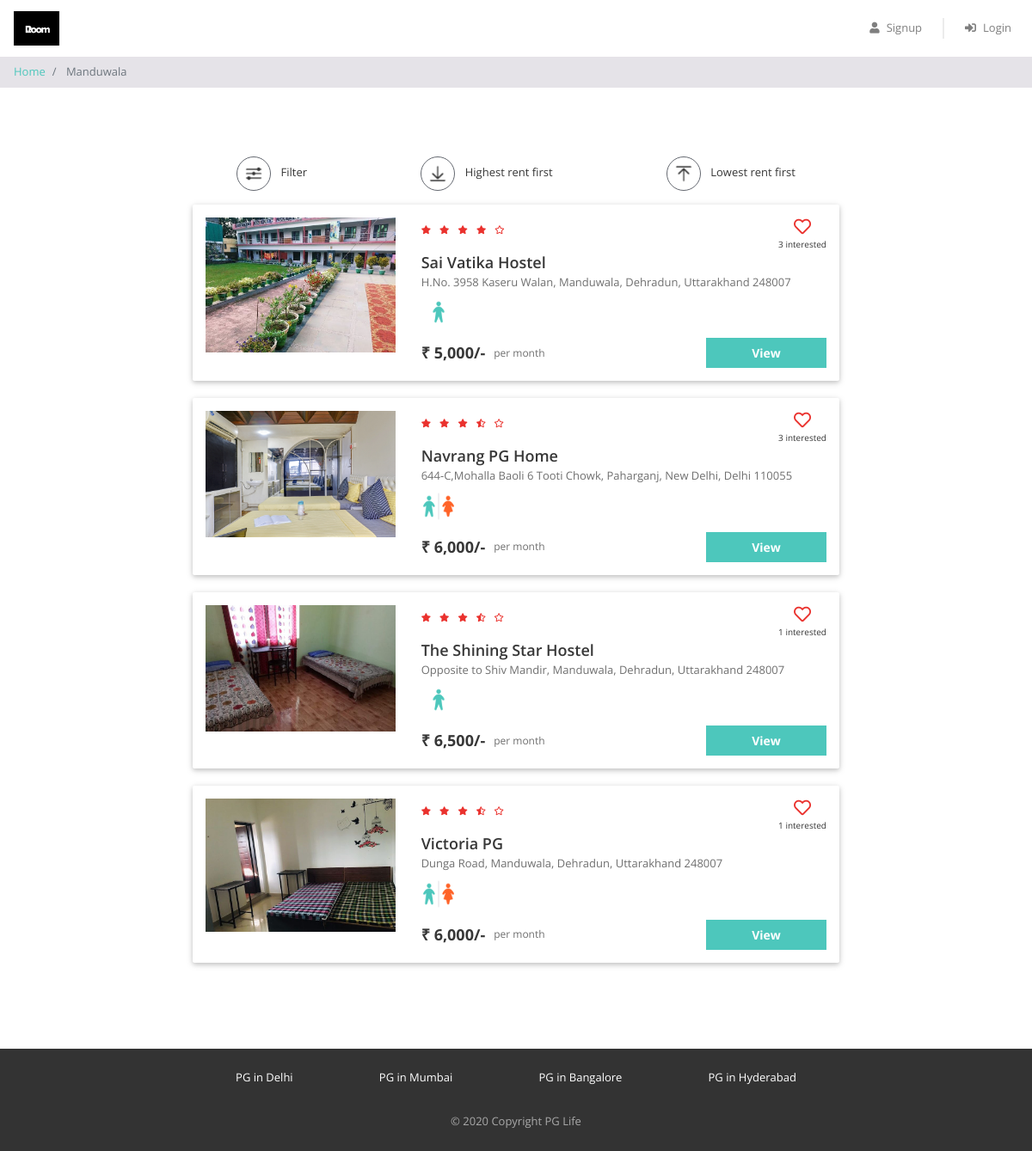
Screenshot of /property_list.php?city=Manduwala with the database file from the repository.
### tables this page shows
CREATE TABLE `properties` (
  `id` int(11) NOT NULL,
  `city_id` int(11) NOT NULL,
  `name` varchar(100) NOT NULL,
  `address` varchar(100) NOT NULL,
  `description` longtext NOT NULL,
  `gender` enum('male','female','unisex') NOT NULL,
  `rent` int(11) NOT NULL,
  `rating_clean` float(2,1) NOT NULL,
  `rating_food` float(2,1) NOT NULL,
  `rating_safety` float(2,1) NOT NULL
);

### property_list.php (the view, shortened to what this page needs)
<?php
require "includes/database_connect.php";
$city_name = $_GET["city"];
$sql_1 = "SELECT * FROM cities WHERE name = '$city_name'";
$result_1 = mysqli_query($conn, $sql_1);
$city = mysqli_fetch_assoc($result_1);
$city_id = $city['id'];
$sql_2 = "SELECT * FROM properties WHERE city_id = $city_id";
$result_2 = mysqli_query($conn, $sql_2);
$properties = mysqli_fetch_all($result_2, MYSQLI_ASSOC);
$sql_3 = "SELECT *
            FROM interested_users_properties iup
            INNER JOIN properties p ON iup.property_id = p.id
            WHERE p.city_id = $city_id";
$result_3 = mysqli_query($conn, $sql_3);
$interested_users_properties = mysqli_fetch_all($result_3, MYSQLI_ASSOC);
?>
<!DOCTYPE html>
<html lang="en">
<head>
    <?php
    include "includes/head_links.php";
    ?>
    <link href="css/property_list.css" rel="stylesheet" />
</head>
<body>
    <?php
    include "includes/header.php";
    ?>
    <nav aria-label="breadcrumb">
        <ol class="breadcrumb py-2">
            <li class="breadcrumb-item">
                <a href="index.php">Home</a>
            </li>
            <li class="breadcrumb-item active" aria-current="page">
                <?php echo $city_name; ?>
            </li>
        </ol>
    </nav>
    <div class="page-container">
        <div class="filter-bar row justify-content-around">
            <div class="col-auto" data-toggle="modal" data-target="#filter-modal">
                <img src="img/filter.png" alt="filter" />
                <span>Filter</span>
            </div>
            <div class="col-auto">
                <img src="img/desc.png" alt="sort-desc" />
                <span>Highest rent first</span>
            </div>
            <div class="col-auto">
                <img src="img/asc.png" alt="sort-asc" />
                <span>Lowest rent first</span>
            </div>
        </div>
        <?php
        foreach ($properties as $property) {
            $property_images = glob("img/properties/" . $property['id'] . "/*");
        ?>
            <div class="property-card property-id-<?= $property['id'] ?> row">
                <div class="image-container col-md-4">
                    <img src="<?= $property_images[0] ?>" />
                </div>
                <div class="content-container col-md-8">
                    <div class="row no-gutters justify-content-between">
                        <?php
                        $total_rating = ($property['rating_clean'] + $property['rating_food'] + $property['rating_safety']) / 3;
                        $total_rating = round($total_rating, 1);
                        ?>
                        <div class="star-container" title="<?= $total_rating ?>">
                            <?php
                            $rating = $total_rating;
                            for ($i = 0; $i < 5; $i++) {
                                if ($rating >= $i + 0.8) {
                            ?>
                                    <i class="fas fa-star"></i>
                                <?php
                                } elseif ($rating >= $i + 0.3) {
                                ?>
                                    <i class="fas fa-star-half-alt"></i>
                                <?php
                                } else {
                                ?>
                                    <i class="far fa-star"></i>
                            <?php
                                }
                            }
                            ?>
                        </div>
                        <div class="interested-container">
                            <?php
                            $interested_users_count = 0;
                            $is_interested = false;
                            foreach ($interested_users_properties as $interested_user_property) {
                                if ($interested_user_property['property_id'] == $property['id']) {
                                    $interested_users_count++;
                                }
                            }
                            if ($is_interested) {
                            ?>
                                <i class="is-interested-image fas fa-heart" property_id="<?= $property['id'] ?>"></i>
                            <?php
                            } else {
                            ?>
                                <i class="is-interested-image far fa-heart" property_id="<?= $property['id'] ?>"></i>
                            <?php
                            }
                            ?>
                            <div class="interested-text">
                                <span class="interested-user-count"><?= $interested_users_count ?></span> interested
                            </div>
                        </div>
                    </div>
                    <div class="detail-container">
                        <div class="property-name"><?= $property['name'] ?></div>
                        <div class="property-address"><?= $property['address'] ?></div>
                        <div class="property-gender">
                            <?php
                            if ($property['gender'] == "male") {
                            ?>
                                <img src="img/male.png" />
                            <?php
                            } elseif ($property['gender'] == "female") {
                            ?>
                                <img src="img/female.png" />
                            <?php
                            } else {
                            ?>
                                <img src="img/unisex.png" />
                            <?php
                            }
                            ?>
                        </div>
                    </div>
                    <div class="row no-gutters">
                        <div class="rent-container col-6">
                            <div class="rent">₹ <?= number_format($property['rent']) ?>/-</div>
                            <div class="rent-unit">per month</div>
                        </div>
                        <div class="button-container col-6">
                            <a href="property_detail.php?property_id=<?= $property['id'] ?>" class="btn btn-primary">View</a>
                        </div>
                    </div>
                </div>
            </div>
        <?php
        }
        ?>
    </div>
    <?php
    include "includes/footer.php";
    ?>
</body>
</html>

### includes/head_links.php (shortened to what this page needs)
<link href="css/bootstrap.min.css" rel="stylesheet" />
<link href="https://use.fontawesome.com/releases/v5.11.2/css/all.css" rel="stylesheet" />
<link href="css/common.css" rel="stylesheet" />

### includes/header.php (shortened to what this page needs)
<div class="header sticky-top">
    <nav class="navbar navbar-expand-md navbar-light">
        <a class="navbar-brand" href="index.php">
            <img src="img/logo.png" />
        </a>
        <div class="collapse navbar-collapse justify-content-end" id="my-navbar">
            <ul class="navbar-nav">
                <?php
                if (!isset($_SESSION["user_id"])) {
                ?>
                    <li class="nav-item">
                        <a class="nav-link" href="#" data-toggle="modal" data-target="#signup-modal">
                            <i class="fas fa-user"></i>Signup
                        </a>
                    </li>
                    <div class="nav-vl"></div>
                    <li class="nav-item">
                        <a class="nav-link" href="#" data-toggle="modal" data-target="#login-modal">
                            <i class="fas fa-sign-in-alt"></i>Login
                        </a>
                    </li>
                <?php
                }
                ?>
            </ul>
        </div>
    </nav>
</div>

### includes/footer.php (shortened to what this page needs)
<div class="footer">
    <div class="page-container footer-container">
        <div class="footer-cities">
            <div class="footer-city">
                <a href="property_list.php?city=Delhi">PG in Delhi</a>
            </div>
            <div class="footer-city">
                <a href="property_list.php?city=Mumbai">PG in Mumbai</a>
            </div>
            <div class="footer-city">
                <a href="property_list.php?city=Bengaluru">PG in Bangalore</a>
            </div>
            <div class="footer-city">
                <a href="property_list.php?city=Hyderabad">PG in Hyderabad</a>
            </div>
        </div>
        <div class="footer-copyright">© 2020 Copyright PG Life </div>
    </div>
</div>

### css/common.css (style rules this page uses)
* { box-sizing: border-box; font-family: 'Open Sans', sans-serif; }
body { color: #373737; font-size: 16px; position: relative; }
.btn-primary, .btn-warning, .btn-danger { color: white; font-weight: bold; }
.breadcrumb { background-color: #e5e3e8; font-size: 13px; border-radius: 0px; margin-bottom: 0px; }
.page-container { max-width: 800px; padding: 80px 24px; margin: auto; }
.header { background-color: white; font-size: 13px; }
.header .navbar .navbar-brand img { height: 40px; }
.header .navbar .nav-item i { margin-right: 8px; }
.header .nav-vl { border-left: 2px solid #d6d6d678; height: 24px; margin: auto 16px; display: block; }
.footer { background-color: #333333; font-size: 13px; }
.footer-container { padding: 24px; }
.footer-cities { display: flex; flex-wrap: wrap; justify-content: space-around; }
.footer-city { margin-bottom: 8px; text-align: center; }
.footer-city a { color: #ffffff; }
.footer-copyright { color: #a9a9a9; text-align: center; padding-top: 24px; }

### css/property_list.css (style rules this page uses)
.filter-bar > div { cursor: pointer; font-size: 13px; text-align: center; margin-bottom: 16px; }
.filter-bar img { width: 40px; height: 40px; border-radius: 40px; border: 1px solid #646870; padding: 6px; margin-right: 8px; }
.property-card { background-color: #ffffff; border-radius: 2px; padding: 15px 0px; margin: 0px auto 20px; box-shadow: 0 2px 5px 0 rgba(0, 0, 0, 0.16), 0 2px 10px 0 rgba(0, 0, 0, 0.12); }
.image-container { text-align: center; }
.image-container img { width: 100%; max-width: 300px; }
.star-container i { color: #EA322E; font-size: 10px; margin-right: 6px; }
.interested-container { text-align: center; }
.interested-container i { color: #EA322E; font-size: 20px; cursor: pointer; }
.interested-text { font-size: 10px; }
.detail-container { padding-bottom: 10px; }
.property-name { font-size: 18px; font-weight: 600; }
.property-address { color: #6f6f6f; font-size: 13px; padding-bottom: 5px; }
.property-gender img { width: 40px; }
.rent-container { display: flex; align-items: center; }
.rent { font-size: 18px; font-weight: bold; padding-right: 10px; }
.rent-unit { color: #6f6f6f; font-size: 12px; }
.button-container .btn { font-size: 14px; border-radius: 0px; width: 140px; float: right; }

### rows the page displays
properties: shows a picture, interested_users_count "3", name "Sai Vatika Hostel", address "H.No. 3958 Kaseru Walan, Manduwala, Dehradun, Uttarakhand 248007", rent "5,000"
properties: shows a picture, interested_users_count "3", name "Navrang PG Home", address "644-C,Mohalla Baoli 6 Tooti Chowk, Paharganj, New Delhi, Delhi 110055", rent "6,000"
properties: shows a picture, interested_users_count "1", name "The Shining Star Hostel", address "Opposite to Shiv Mandir, Manduwala, Dehradun, Uttarakhand 248007", rent "6,500"
properties: shows a picture, interested_users_count "1", name "Victoria PG", address "Dunga Road, Manduwala, Dehradun, Uttarakhand 248007", rent "6,000"

### other values shown
$city_name "Manduwala"
